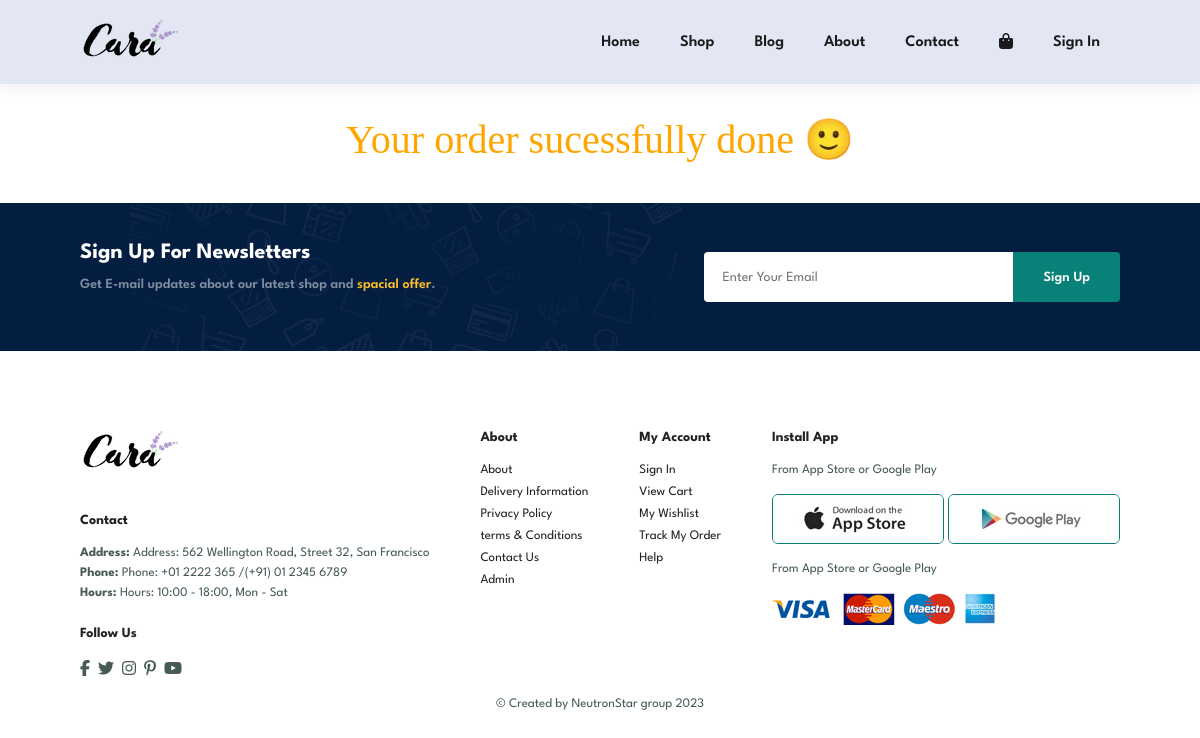
The page /success.php on the database its author committed.
### tables this page shows
CREATE TABLE `logo` (
  `id` int(11) NOT NULL,
  `logo_img` text NOT NULL
);

CREATE TABLE `contact` (
  `id` int(11) NOT NULL,
  `address` varchar(255) NOT NULL,
  `phone` varchar(255) NOT NULL,
  `hours` varchar(255) NOT NULL
);

### nabvar.php (the view, shortened to what this page needs)
<section id="header">
<?php
$sql='select*from logo';
$result=$connection->query($sql);
$row=mysqli_fetch_array($result);
?>
<a href="#"><img src="./upload/<?php echo $row['logo_img'];?>" class="logo" alt=""></a>
<div>
    <ul id="navbar">
        <li><a class="" href="index.php">Home</a></li>
        <li><a href="shop.php">Shop</a></li>
        <li><a href="blog.php">Blog</a></li>
        <li><a href="about.php">About</a></li>
        <li><a href="contact.php">Contact</a></li>
        <li id="lg-bag"><a href="checkout.php"><i class="fa-solid fa-bag-shopping"></i></a></li>
        <?php
            if(isset($_SESSION['user_id'])){
                ?>
        <li><a href="logout.php">Logout(<?php echo $_SESSION['name'];?>)</a></li>
        <?php }
        else{
            ?>
            <li><a href="login.php">Sign In</a></li>
       <?php  } ?>
    </ul>
</div>
</section>

### footer.php (shortened to what this page needs)
    <section id="newsletter" class="section-p1 section-m1">
        <div class="newstext">
            <h4>Sign Up For Newsletters</h4>
            <p>Get E-mail updates about our latest shop and <span>spacial offer</span>.</p>
        </div>
        <div class="form">
            <input type="text" placeholder="Enter Your Email">
            <Button class="normal">Sign Up</Button>
        </div>
    </section>
    <footer class="section-p1">
        <div class="col">
        <?php
        $sql='select*from logo';
        $result=$connection->query($sql);
        $row=mysqli_fetch_array($result);
        ?>
        <a href="#"><img src="./upload/<?php echo $row['logo_img'];?>" class="logo" alt=""></a>
        <div>
        <?php
        $sql = "select*from contact";
        $result = $connection->query($sql);
        $row = mysqli_fetch_array($result);
        ?>
            <h4>Contact</h4>
            <p><strong>Address: </strong> <?php echo $row['address']; ?></p>
            <p><strong>Phone: </strong> <?php echo $row['phone']; ?></p>
            <p><strong>Hours: </strong> <?php echo $row['hours']; ?></p>
        </div>
            <div class="follow">
                <h4>Follow Us</h4>
                <div class="icon">
                    <i class="fa-brands fa-facebook-f"></i>
                    <i class="fa-brands fa-twitter"></i>
                    <i class="fa-brands fa-instagram"></i>
                    <i class="fa-brands fa-pinterest-p"></i>
                    <i class="fa-brands fa-youtube"></i>
                </div>
            </div>
        </div>
        <div class="col">
            <h4>About</h4>
            <a href="#">About</a>
            <a href="#">Delivery Information</a>
            <a href="#">Privacy Policy</a>
            <a href="#">terms & Conditions</a>
            <a href="#">Contact Us</a>
            <a href="admin.php">Admin</a>
        </div>
        <div class="col">
            <h4>My Account</h4>
            <a href="./login page/index.php">Sign In</a>
            <a href="cart.php">View Cart</a>
            <a href="#">My Wishlist</a>
            <a href="#">Track My Order</a>
            <a href="#">Help</a>
        </div>
        <div class="col install">
            <h4>Install App</h4>
            <p>From App Store or Google Play</p>
            <div class="row">
                <img src="./img/pay/app.jpg" alt="">
                <img src="./img/pay/play.jpg" alt="">
            </div>
            <p>From App Store or Google Play</p>
            <img src="./img/pay/pay.png" alt="">
        </div>
        <div class="copyright">
            <p>&copy; Created by NeutronStar group 2023 </p>
        </div>
    </footer>
</body>
</html>

### style.css (style rules this page uses)
* { margin: 0; padding: 0; box-sizing: border-box; font-family: 'League Spartan', sans-serif; }
h4 { font-size: 20px; color: #222; }
p { font-size: 16px; color: #465b52; margin: 15px 0 20px 0; }
.section-p1 { padding: 40px 80px; }
.section-m1 { margin: 40px 0; }
button.normal { font-size: 14px; font-weight: 600; padding: 15px 30px; color: #000; background-color: #fff; border-radius: 4px; cursor: pointer; border: none; outline: none; transition: 0.2s; }
body { width: 100%; }
#header { display: flex; align-items: center; justify-content: space-between; padding: 20px 80px; background-color: #E3E6F3; box-shadow: 0 5px 15px rgb(0, 0, 0, 0.06); z-index: 999; position: sticky; top: 0; left: 0; }
#navbar { display: flex; align-items: center; justify-content: center; }
#navbar li { list-style: none; padding: 0 20px; position: relative; }
#navbar li a { text-decoration: none; font-size: 16px; font-weight: 600; color: #1a1a1a; transition: 0.3s ease; }
#newsletter { display: flex; justify-content: space-between; flex-wrap: wrap; align-items: center; background-image: url(./img/banner/b14.png); background-repeat: no-repeat; background-position: 20% 30%; background-color: #041e42; }
#newsletter h4 { font-size: 22px; font-weight: 700; color: #fff; }
#newsletter p { font-size: 14px; font-weight: 600; color: #818ea0; }
#newsletter p span { color: #ffbd27; }
#newsletter .form { display: flex; width: 40%; }
#newsletter input { height: 3.125rem; padding: 0 1.25em; font-size: 14px; width: 100%; border: 1px solid transparent; border-radius: 4px; outline: none; border-top-right-radius: 0; border-bottom-right-radius: 0; }
#newsletter button { background-color: #088178; color: #fff; white-space: nowrap; border-top-left-radius: 0; border-bottom-left-radius: 0; }
footer { display: flex; justify-content: space-between; flex-wrap: wrap; }
footer .col { display: flex; flex-direction: column; align-items: flex-start; margin-bottom: 20px; }
footer .logo { margin-bottom: 30px; }
footer h4 { font-size: 14px; padding-bottom: 20px; }
footer p { font-size: 13px; margin: 0 0 8px 0; }
footer a { font-size: 13px; text-decoration: none; color: #222; margin-bottom: 10px; }
footer .follow { margin-top: 20px; }
footer .follow i { color: #465b52; padding-right: 4px; cursor: pointer; }
footer .install .row img { border: 1px solid #088178; border-radius: 6px; }
footer .install img { margin: 10px 0 15px 0; }
footer .copyright { width: 100%; align-items: center; text-align: center; }

### rows shown on the page
logo: logo_img (picture)
contact: address "Address: 562 Wellington Road, Street 32, San Francisco", phone "Phone: +01 2222 365 /(+91) 01 2345 6789", hours "Hours: 10:00 - 18:00, Mon - Sat"
